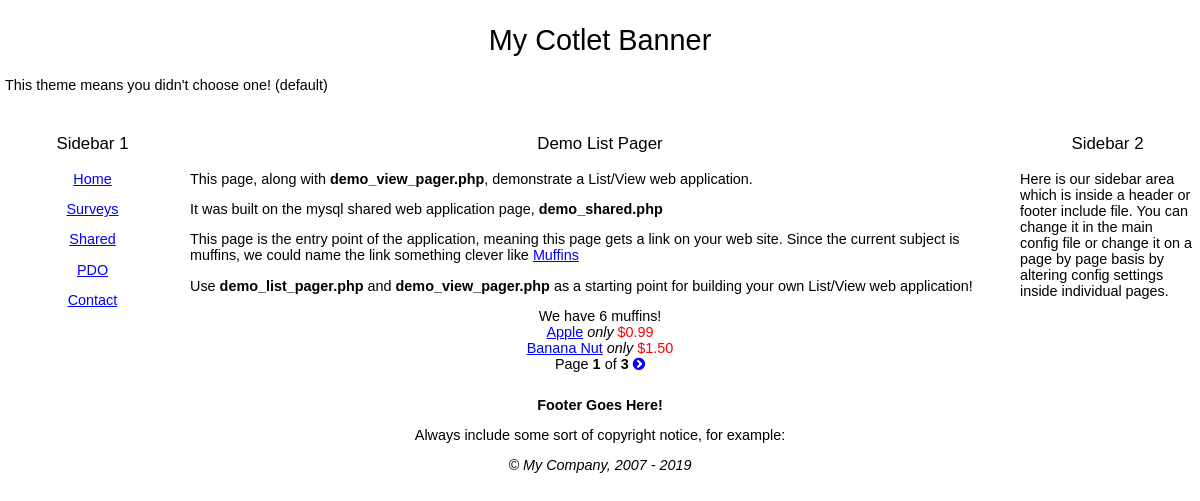
Screenshot of /demo-orig/demo_list_pager.php with the database file from the repository.
### tables this page shows
create table test_Muffins
( MuffinID int unsigned not null auto_increment primary key,
MuffinName varchar(60),
Description text,
MetaDescription varchar(255),
MetaKeywords varchar(255),
Price decimal(5,2)
);

### wn19/inc_0700/MyAutoLoader.php (called while the page is built, shortened)
<?php
class MyAutoLoader
{
    public static function IncludePathLoader($class)
    {
		$class = str_replace(array('/', '\\'), DIRECTORY_SEPARATOR, $class);
        $class_path = INCLUDE_PATH . $class . '.php';
		$legacy_path = INCLUDE_PATH . $class . '_inc.php';
		if (file_exists($legacy_path)) {
			return;
		}
    }
}

### demo-orig/demo_list_pager.php (the view, shortened to what this page needs)
<?php
require '../inc_0700/config_inc.php';
$sql = "select MuffinName, MuffinID, Price from test_Muffins";
$config->loadhead .= '<link rel="stylesheet" href="https://cdnjs.cloudflare.com/ajax/libs/font-awesome/4.7.0/css/font-awesome.min.css">';
?>
<h3 align="center"><?=smartTitle();?></h3>
<p>This page, along with <b>demo_view_pager.php</b>, demonstrate a List/View web application.</p>
<p>It was built on the mysql shared web application page, <b>demo_shared.php</b></p>
<p>This page is the entry point of the application, meaning this page gets a link on your web site.  Since the current subject is muffins, we could name the link something clever like <a href="<?php echo VIRTUAL_PATH; ?>demo_list_pager.php">Muffins</a></p>
<p>Use <b>demo_list_pager.php</b> and <b>demo_view_pager.php</b> as a starting point for building your own List/View web application!</p>
<?php
$prev = '<i class="fa fa-chevron-circle-left"></i>';
$next = '<i class="fa fa-chevron-circle-right"></i>';
$myPager = new Pager(2,'',$prev,$next,'');
$sql = $myPager->loadSQL($sql);
$result = mysqli_query(IDB::conn(),$sql) or die(trigger_error(mysqli_error(IDB::conn()), E_USER_ERROR));
if(mysqli_num_rows($result) > 0)
{
	if($myPager->showTotal()==1){$itemz = "muffin";}else{$itemz = "muffins";}
    echo '<div align="center">We have ' . $myPager->showTotal() . ' ' . $itemz . '!</div>';
	while($row = mysqli_fetch_assoc($result))
	{
         echo '<div align="center"><a href="' . VIRTUAL_PATH . 'demo/demo_view.php?id=' . (int)$row['MuffinID'] . '">' . dbOut($row['MuffinName']) . '</a>';
         echo ' <i>only</i> <font color="red">$' . number_format((float)$row['Price'],2)  . '</font></div>';
	}
	echo $myPager->showNAV();
}else{
    echo "<div align=center>What! No muffins?  There must be a mistake!!</div>";
}
?>

### wn19/include/default_style.css (style rules this page uses)
body { font-size: .9em; font-family: Verdana, Geneva, Arial, Helvetica, sans-serif; padding:0; margin:0; background-color:#FFFFFF; }
h1, h2, h3, h4, h5, h6 { font-weight: normal; }
a { font-family:Verdana, Arial, Helvetica, sans-serif; }
a:link { color: #00f; }

### rows the page displays
test_muffins: MuffinName "Apple", Price "0.99"
test_muffins: MuffinName "Banana Nut", Price "1.50"

### other values shown
$config->banner "My Cotlet Banner"
$aText[0] "Home"
$aText[0] "Surveys"
$aText[0] "Shared"
$aText[0] "PDO"
$aText[0] "Contact"
smartTitle() "Demo List Pager"
$myPager->showTotal() "6"
$itemz "muffins"
$this->pageNum "1"
$maxPage "3"
